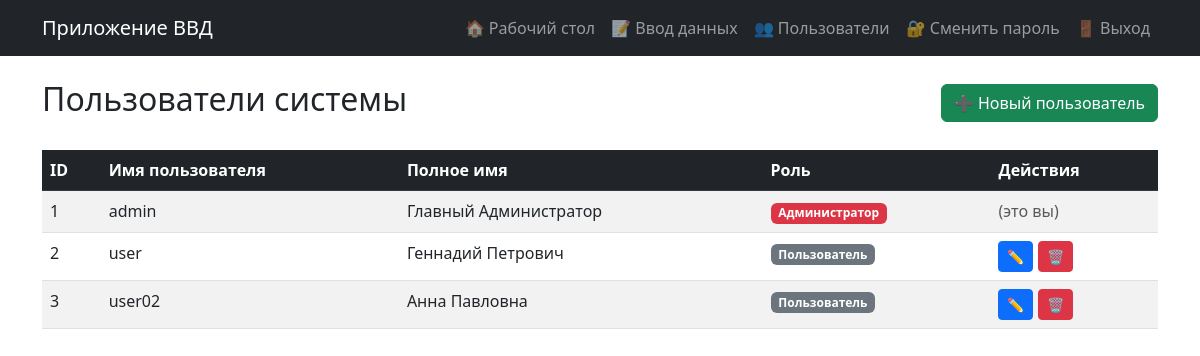
The app's page /users (signed in) with its own data.
### models.py (models this page shows, shortened)
class User(UserMixin, db.Model):
    __tablename__ = 'users'  # Явно указываем имя таблицы Алиса
    __table_args__ = {'extend_existing': True}  # Добавлено!
    id = db.Column(db.Integer, primary_key=True)
    username = db.Column(db.String(80), unique=True, nullable=False)
    password = db.Column(db.String(200), nullable=False)
    full_name = db.Column(db.String(100))
    role = db.Column(db.String(20), default='user')
    entries = db.relationship('PersonData', backref='author', lazy=True, cascade='all, delete-orphan')
    def is_admin(self):
        return self.role == 'admin'

### app.py (the view)
@app.route('/users')
@login_required
@admin_required
def user_list():
    users = User.query.all()
    return render_template('user_list.html', users=users)

### app.py (called while the page is built)
def admin_required(f):
    @wraps(f)
    def decorated_function(*args, **kwargs):
        if not current_user.is_authenticated or not current_user.is_admin():
            flash('Доступ запрещен. Требуются права администратора.')
            return redirect(url_for('dashboard'))
        return f(*args, **kwargs)
    return decorated_function

@login_manager.user_loader
def load_user(user_id):
    return db.session.get(User, int(user_id)) #User.query.get(int(user_id))

### templates/user_list.html (shortened to what this page needs)
{% extends "base.html" %}
{% block content %}
<div class="d-flex justify-content-between align-items-center mb-4">
    <h2>Пользователи системы</h2>
    <a href="{{ url_for('user_create') }}" class="btn btn-success">➕ Новый пользователь</a>
</div>
<div class="table-responsive">
    <table class="table table-striped table-hover">
        <thead class="table-dark">
            <tr>
                <th>ID</th>
                <th>Имя пользователя</th>
                <th>Полное имя</th>
                <th>Роль</th>
                <th>Действия</th>
            </tr>
        </thead>
        <tbody>
            {% for user in users %}
            <tr>
                <td>{{ user.id }}</td>
                <td>{{ user.username }}</td>
                <td>{{ user.full_name or '—' }}</td>
                <td>
                    {% if user.role == 'admin' %}
                        <span class="badge bg-danger">Администратор</span>
                    {% else %}
                        <span class="badge bg-secondary">Пользователь</span>
                    {% endif %}
                </td>
                <td>
                    {% if user.id != current_user.id %}
                        <a href="{{ url_for('user_edit', user_id=user.id) }}" class="btn btn-sm btn-primary">✏️</a>
                        <a href="{{ url_for('user_delete', user_id=user.id) }}" class="btn btn-sm btn-danger"
                           onclick="return confirm('Вы уверены, что хотите удалить пользователя {{ user.username }}?')">🗑️</a>
                    {% else %}
                        <span class="text-muted">(это вы)</span>
                    {% endif %}
                </td>
            </tr>
            {% endfor %}
        </tbody>
    </table>
</div>
{% endblock %}

### records on screen
User: id "1", username "admin", full_name "Главный Администратор", role "Администратор", shows "(это вы)"
User: id "2", username "user", full_name "Геннадий Петрович", role "Пользователь"
User: id "3", username "user02", full_name "Анна Павловна", role "Пользователь"
